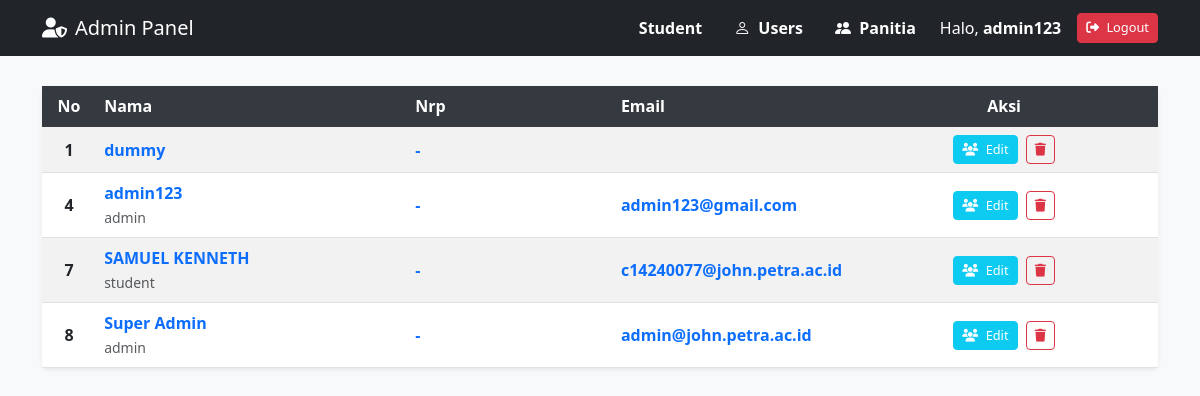
Before: /ADMIN/user_view.php (signed in) with the older database file.
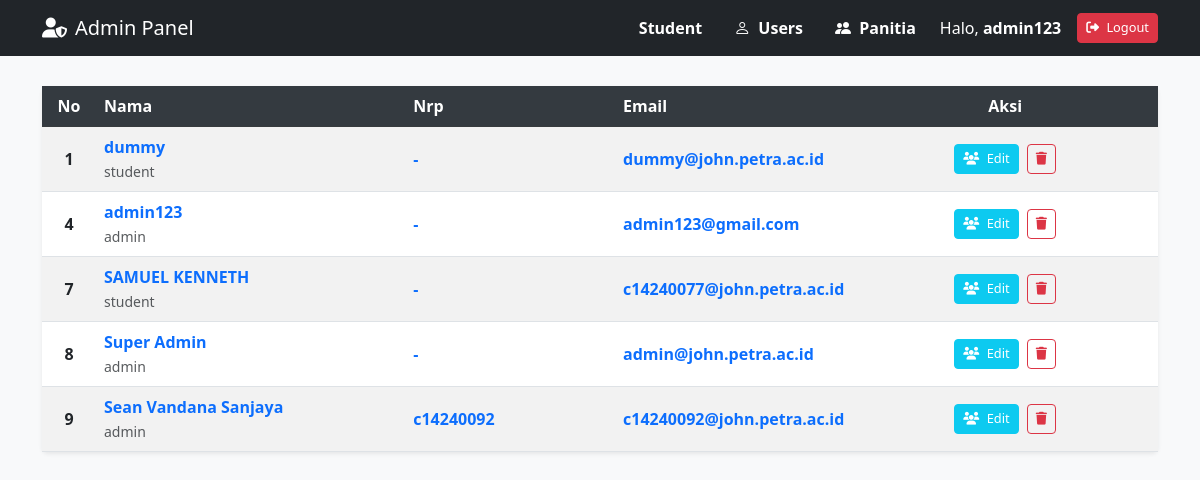
After: the same page with the newer database file.
### tables this page shows
CREATE TABLE `users` (
  `id` int(100) NOT NULL,
  `name` varchar(100) NOT NULL,
  `nrp` varchar(20) DEFAULT NULL,
  `password` varchar(255) NOT NULL,
  `email` varchar(100) NOT NULL,
  `biodata` text DEFAULT NULL,
  `profile_picture` varchar(255) DEFAULT NULL,
  `role` enum('admin','student') NOT NULL DEFAULT 'student',
  `created_at` timestamp NOT NULL DEFAULT current_timestamp()
);

### ADMIN/user_view.php (the view, shortened to what this page needs)
<?php
require_once '../koneksi.php';
include("navbar_admin.php");
$query = "SELECT * FROM users ORDER BY id ASC";
$result = mysqli_query($conn, $query);
?>
<div class="container dashboard-container">
    <div class="card shadow-sm border-0">
        <div class="card-body p-0">
            <div class="table-responsive">
                <table class="table table-striped table-hover mb-0 align-middle">
                    <thead class="table-dark">
                        <tr>
                            <th class="text-center" width="5%">No</th>
                            <th width="30%">Nama</th>
                            <th width="20%">Nrp</th>
                            <th width="15%">Email</th>
                            <th class="text-center" width="30%">Aksi</th>
                        </tr>
                    </thead>
                    <tbody>
                        <?php
                        if (mysqli_num_rows($result) > 0) {
                            while ($e = mysqli_fetch_assoc($result)) {
                        ?>
                        <tr>
                            <td class="text-center fw-bold"><?= $e['id']; ?></td>
                            <td>
                                <span class="fw-semibold text-primary"><?= htmlspecialchars($e['name']) ?></span>
                                <br>
                                <small class="text-muted"><?= htmlspecialchars($e['role'] ?? '-') ?></small>
                            </td>
                            <td>
                                <span class="fw-semibold text-primary">
                                    <?= htmlspecialchars($e['nrp'] ?? '-') ?>
                                </span>
                            </td>
                            <td>
                                <span class="fw-semibold text-primary">
                                    <?= htmlspecialchars($e['email'] ?? '-') ?>
                                </span>
                            </td>
                            <td class="text-center">
                                <a href="user_edit.php?id=<?= $e['id'] ?>" class="btn btn-info btn-sm text-white me-1" title="edit user">
                                    <i class="fas fa-users me-1"></i> Edit
                                </a>
                                <a href="delete_user.php?id=<?= $e['id'] ?>" class="btn btn-outline-danger btn-sm" onclick="return confirm('Yakin hapus user ini?');">
                                    <i class="fas fa-trash"></i>
                                </a>
                            </td>
                        </tr>
                            <?php }
                            }?>
                    </tbody>
                </table>
            </div>
        </div>
    </div>
</div>

Changed rows visible on the page:
changed users "dummy": role (not shown) → "student"; email (not shown) → "dummy@john.petra.ac.id"
added users: id "9", name "Sean Vandana Sanjaya", role "admin", nrp "c14240092", email "c14240092@john.petra.ac.id"
